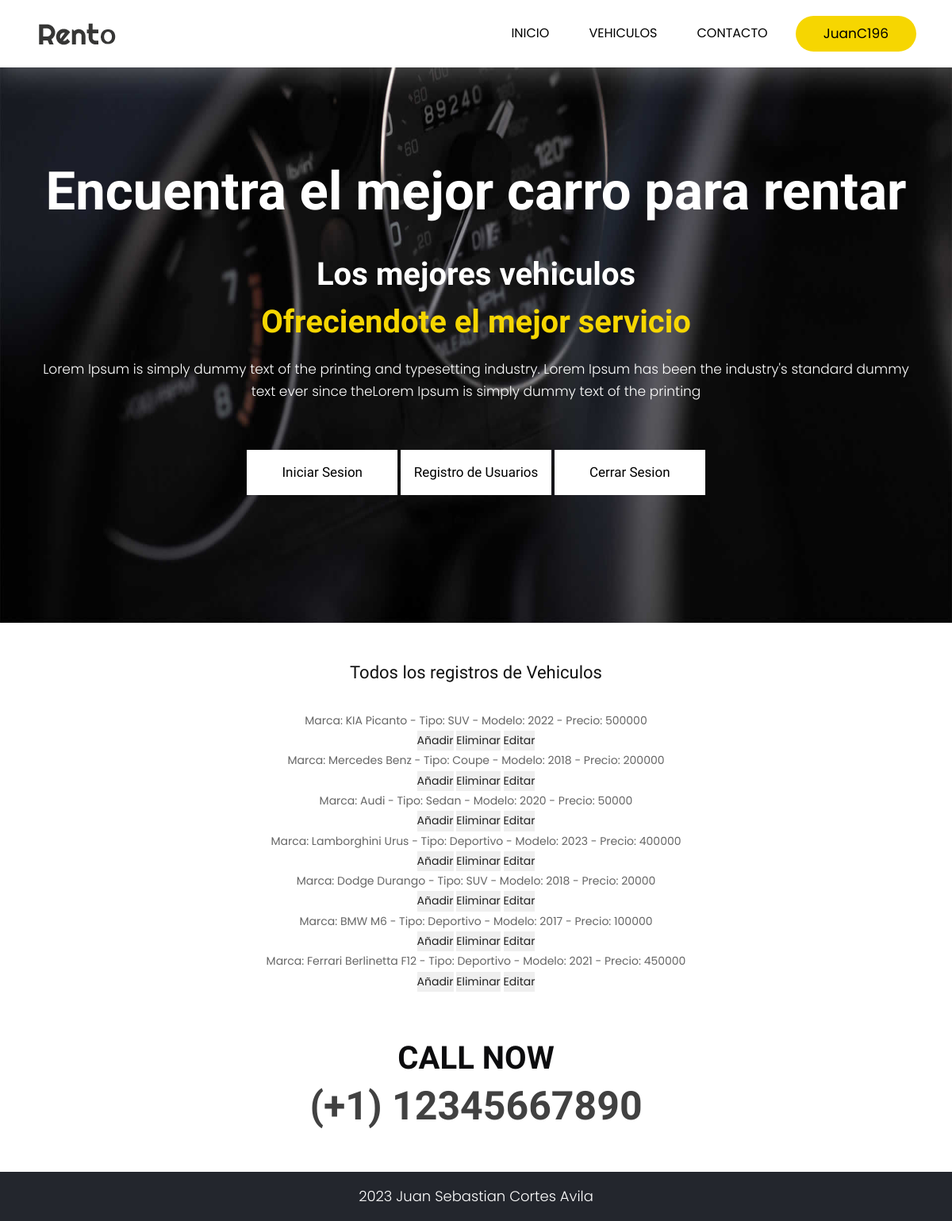
The page /AppFinal/administradorvehiculo/ (signed in) on the database its author committed.
### AppFinal/models.py (models this page shows)
class Vehiculos(models.Model):
    marca= models.CharField(max_length=40)
    tipo = models.CharField(max_length=40)
    modelo= models.IntegerField()
    precio= models.IntegerField()
    def __str__(self):
        return f"Marca: {self.marca} - Tipo: {self.tipo} - Modelo: {self.modelo} - Precio: {self.precio}"

### AppFinal/views.py (the view)
# urls.py: path('administradorvehiculo/', views.leerVehiculos, name="admin_vehicle"),
@login_required
def leerVehiculos(request):
    vehiculo = Vehiculos.objects.all()
    contexto = {"vehiculo":vehiculo}
    return render(request, "AppFinal/administrador_vehiculo.html", contexto)

### AppFinal/templates/AppFinal/administrador_vehiculo.html
{% extends "AppFinal/padre.html" %}
{% load static %}
{% block ContenidoCambiante %}
<br>
<br>
<center><div>
    <h2>Todos los registros de Vehiculos</h2>
    <br>
{% for p in vehiculo %}
    <li>{{p}}</li>
    <button>
        <a href="{% url 'Vehiculos' %}">Añadir</a>
    </button>
    <button>
        <a href="{% url 'delete_vehicle' p.marca %}"> Eliminar </a>
    </button>
    <button>
        <a href="{% url 'edit_vehicle' p.marca %}"> Editar </a>
    </button>
{% endfor %}
</div></center>
{% endblock %}

### AppFinal/templates/AppFinal/padre.html (shortened to what this page needs)
<!DOCTYPE html>
<html lang="en">
   <head>
      {% load static %}
      <link rel="stylesheet" href="{% static 'AppFinal/css/bootstrap.min.css' %}">
      <link rel="stylesheet" href="{% static 'AppFinal/css/style.css' %}">
      <link rel="stylesheet" href="{% static 'AppFinal/css/responsive.css' %}">
      <link rel="stylesheet" href="{% static 'AppFinal/css/jquery.mCustomScrollbar.min.css' %}">
      <link rel="stylesheet" href="https://netdna.bootstrapcdn.com/font-awesome/4.0.3/css/font-awesome.css">
      <link rel="stylesheet" href="https://cdnjs.cloudflare.com/ajax/libs/fancybox/2.1.5/jquery.fancybox.min.css" media="screen">
   </head>
   <body class="main-layout">
      <header>
         <div class="header">
            <div class="container">
               <div class="row">
                  <div class="col-xl-3 col-lg-3 col-md-3 col-sm-3 col logo_section">
                     <div class="full">
                        <div class="center-desk">
                           <div class="logo">
                              <a href="{% url 'Inicio' %}"><img src="{% static 'AppFinal/images/logo.png' %}" alt="#" /></a>
                           </div>
                        </div>
                     </div>
                  </div>
                  <div class="col-xl-9 col-lg-9 col-md-9 col-sm-9">
                     <nav class="navigation navbar navbar-expand-md navbar-dark ">
                        <div class="collapse navbar-collapse" id="navbarsExample04">
                           <ul class="navbar-nav mr-auto">
                              <li class="nav-item">
                                 <a class="nav-link" href="{% url 'Inicio' %}"> Inicio  </a>
                              </li>
                              <li class="nav-item">
                                 <a class="nav-link" href="{% url 'Vehiculos' %}">Vehiculos</a>
                              </li>
                              <li class="nav-item">
                                 <a class="nav-link" href="{% url 'Comentarios' %}">Contacto</a>
                              </li>
                           </ul>
                           {% if request.user.is_authenticated %}
                           <div class="sign_btn"><a href="{% url 'Usuarios' %}">{{user}}</a></div>
                           {% endif %}
                        </div>
                     </nav>
                  </div>
               </div>
            </div>
         </div>
      </header>
      <section class="banner_main">
         <div class="container">
            <div class="row d_flex">
               <div class="col-md-12">
                  <div class="text-bg">
                     <h1>Encuentra el mejor carro para rentar</h1>
                     <strong>Los mejores vehiculos</strong>
                     <span>Ofreciendote el mejor servicio</span>
                     <p>
                        Lorem Ipsum is simply dummy text of the printing and typesetting industry. Lorem Ipsum has been the industry's standard dummy text ever since theLorem Ipsum is simply dummy text of the printing
                        <head></head>
                     </p>
                     <a href="{% url 'Login' %}">Iniciar Sesion</a>
                     <a href="{% url 'Register' %}">Registro de Usuarios</a>
                     <a href="{% url 'Logout' %}">Cerrar Sesion</a>
                  </div>
               </div>
            </div>
         </div>
      </section>
    {% block ContenidoCambiante %}
    {% endblock %}
      <footer>
         <div class="footer">
            <div class="container">
               <div class="row">
                  <div class="col-md-12">
                     <div class="cont_call">
                        <h3> <strong class="multi color_chang"> Call Now</strong><br>
                           (+1) 12345667890
                        </h3>
                     </div>
                  </div>
               </div>
            </div>
            <div class="copyright">
               <div class="container">
                  <div class="row">
                     <div class="col-md-12">
                        <p> 2023 Juan Sebastian Cortes Avila</a></p>
                     </div>
                  </div>
               </div>
            </div>
         </div>
      </footer>
   </body>
</html>

### AppFinal/static/AppFinal/css/style.css (style rules this page uses)
* { box-sizing: border-box !important; }
html { scroll-behavior: smooth; }
body { color: #666666; font-size: 14px; font-family: 'Poppins', sans-serif; line-height: 1.80857; font-weight: normal; }
a { color: #1f1f1f; text-decoration: none !important; outline: none !important; -webkit-transition: all .3s ease-in-out; -moz-transition: all .3s ease-in-out; -ms-transition: all .3s ease-in-out; -o-transition: all .3s ease-in-out; transition: all .3s ease-in-out; }
h1, h2, h3, h4, h5, h6 { letter-spacing: 0; font-weight: normal; position: relative; padding: 0 0 10px 0; font-weight: normal; line-height: normal; color: #111111; margin: 0 }
h1 { font-size: 24px; font-family: 'Righteous', cursive; }
h2 { font-size: 22px; font-family: 'Righteous', cursive; }
h3 { font-size: 18px; font-family: 'Righteous', cursive; }
*, *::after, *::before { -webkit-box-sizing: border-box; -moz-box-sizing: border-box; box-sizing: border-box; }
ul, li, ol { margin: 0px; padding: 0px; list-style: none; }
p { margin: 0px; font-weight: 300; font-size: 15px; line-height: 24px; }
a { color: #222222; text-decoration: none; outline: none !important; }
a, .btn { text-decoration: none !important; outline: none !important; -webkit-transition: all .3s ease-in-out; -moz-transition: all .3s ease-in-out; -ms-transition: all .3s ease-in-out; -o-transition: all .3s ease-in-out; transition: all .3s ease-in-out; }
img { max-width: 100%; height: auto; }
button { border: 0; margin: 0; padding: 0; cursor: pointer; }
.full { float: left; width: 100%; }
.full { width: 100%; float: left; margin: 0; padding: 0; }
.navigation.navbar { float: right; padding: 0px; }
.navigation.navbar-dark .navbar-nav .nav-link { padding: 0 25px; color: #000; font-size: 16px; line-height: 20px; text-transform: uppercase; }
.navbar-expand-md .navbar-nav { padding-right: 10px; }
.sign_btn a { background-color: #f6d601; display: inline-block; padding: 7px 35px; border-radius: 30px; color: #000; font-size: 17px; }
.header { width: 100%; background: #fff; padding: 20px 30px; }
.logo a { font-size: 40px; font-weight: bold; text-transform: uppercase; color: #fff; line-height: 40px; }
.banner_main { background: url(../images/banner.jpg); background-repeat: no-repeat; min-height: 700px; display: flex; justify-content: center; align-content: center; align-items: center; background-size: 100% 100%; }
.text-bg { text-align: center; padding-bottom: 50px; }
.text-bg h1 { color: #fff; font-size: 67px; line-height: 90px; padding-bottom: 35px; font-weight: bold; }
.text-bg strong { font-family: 'Righteous', cursive; font-size: 40px; line-height: 50px; color: #fff; padding-bottom: 10px; display: block; }
.text-bg span { font-family: 'Righteous', cursive; color: #f6d601; font-size: 40px; line-height: 50px; font-weight: bold; padding-bottom: 20px; display: block; }
.text-bg p { color: #fff; font-size: 17px; line-height: 28px; padding-bottom: 60px; }
.text-bg a { font-family: 'Righteous', cursive; font-size: 17px; background-color: #fff; color: #000; padding: 13px 0px; width: 100%; max-width: 190px; text-align: center; display: inline-block; transition: ease-in all 0.5s; }
.d_flex { display: flex; align-items: center; flex-wrap: wrap; }
.multi { color: #f6d601; font-weight: bold; font-size: 40px; }
.color_chang { color: #0c0c0e; }
.footer { font-family: Poppins; background: #fff; padding-top: 50px; text-align: center; }
.cont_call h3 { color: #414141; font-size: 50px; line-height: 60px; font-weight: bold; text-transform: uppercase; }
.copyright { margin-top: 43px; padding: 20px 0px; background-color: #23262d; }
.copyright p { color: #fff; font-size: 18px; line-height: 22px; text-align: center; }

### rows shown on the page
Vehiculos: marca+tipo+modelo "Marca: KIA Picanto - Tipo: SUV - Modelo: 2022 - Precio: 500000"
Vehiculos: marca+tipo+modelo "Marca: Mercedes Benz - Tipo: Coupe - Modelo: 2018 - Precio: 200000"
Vehiculos: marca+tipo+modelo "Marca: Audi - Tipo: Sedan - Modelo: 2020 - Precio: 50000"
Vehiculos: marca+tipo+modelo "Marca: Lamborghini Urus - Tipo: Deportivo - Modelo: 2023 - Precio: 400000"
Vehiculos: marca+tipo+modelo "Marca: Dodge Durango - Tipo: SUV - Modelo: 2018 - Precio: 20000"
Vehiculos: marca+tipo+modelo "Marca: BMW M6 - Tipo: Deportivo - Modelo: 2017 - Precio: 100000"
Vehiculos: marca+tipo+modelo "Marca: Ferrari Berlinetta F12 - Tipo: Deportivo - Modelo: 2021 - Precio: 450000"

### other values the page prints
{{ user }} "JuanC196"
